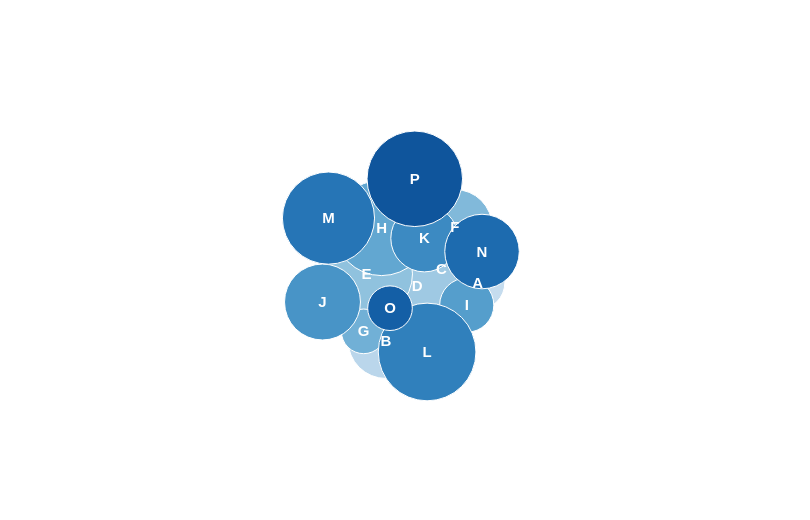

Specify this chart in Vega-Lite:
### Vega specification from a JSON file in a GitHub repository (floating-point values rounded to 4 significant figures)
{"$schema": "https://vega.github.io/schema/vega/v5.json", "description": "A packed bubble chart.", "usermeta": {"author": "David Bacci", "github": "https://github.com/PBI-David/Deneb-Showcase"}, "width": 800, "height": 500, "padding": {"left": 5, "right": 5, "top": 20, "bottom": 0}, "autosize": "none", "signals": [{"name": "cx", "update": "width / 2"}, {"name": "cy", "update": "height / 2"}, {"name": "gravityX", "value": 0.2, "bind": {"input": "range", "min": 0, "max": 1}}, {"name": "gravityY", "value": 0.1, "bind": {"input": "range", "min": 0, "max": 1}}], "data": [{"name": "table", "values": [{"category": "A", "amount": 0.28}, {"category": "B", "amount": 0.55}, {"category": "C", "amount": 0.43}, {"category": "D", "amount": 0.91}, {"category": "E", "amount": 0.81}, {"category": "F", "amount": 0.53}, {"category": "G", "amount": 0.19}, {"category": "H", "amount": 0.87}, {"category": "I", "amount": 0.28}, {"category": "J", "amount": 0.55}, {"category": "K", "amount": 0.43}, {"category": "L", "amount": 0.91}, {"category": "M", "amount": 0.81}, {"category": "N", "amount": 0.53}, {"category": "O", "amount": 0.19}, {"category": "P", "amount": 0.87}]}], "scales": [{"name": "size", "type": "sqrt", "domain": {"data": "table", "field": "amount"}, "range": [0, 5000]}, {"name": "color", "type": "ordinal", "domain": {"data": "table", "field": "category"}, "range": "ramp"}], "marks": [{"name": "nodes", "type": "symbol", "from": {"data": "table"}, "encode": {"enter": {"fill": {"scale": "color", "field": "category"}, "xfocus": {"signal": "cx"}, "yfocus": {"signal": "cy"}}, "update": {"size": {"signal": "pow(2 * datum.amount, 2)", "scale": "size"}, "stroke": {"value": "white"}, "strokeWidth": {"value": 1}, "tooltip": {"signal": "datum"}}}, "transform": [{"type": "force", "iterations": 100, "static": false, "forces": [{"force": "collide", "iterations": 2, "radius": {"expr": "sqrt(datum.size) / 2"}}, {"force": "center", "x": {"signal": "cx"}, "y": {"signal": "cy"}}, {"force": "x", "x": "xfocus", "strength": {"signal": "gravityX"}}, {"force": "y", "y": "yfocus", "strength": {"signal": "gravityY"}}]}]}, {"type": "text", "from": {"data": "nodes"}, "encode": {"enter": {"align": {"value": "center"}, "baseline": {"value": "middle"}, "fontSize": {"value": 15}, "fontWeight": {"value": "bold"}, "fill": {"value": "white"}, "text": {"field": "datum.category"}}, "update": {"x": {"field": "x"}, "y": {"field": "y"}}}}]}
